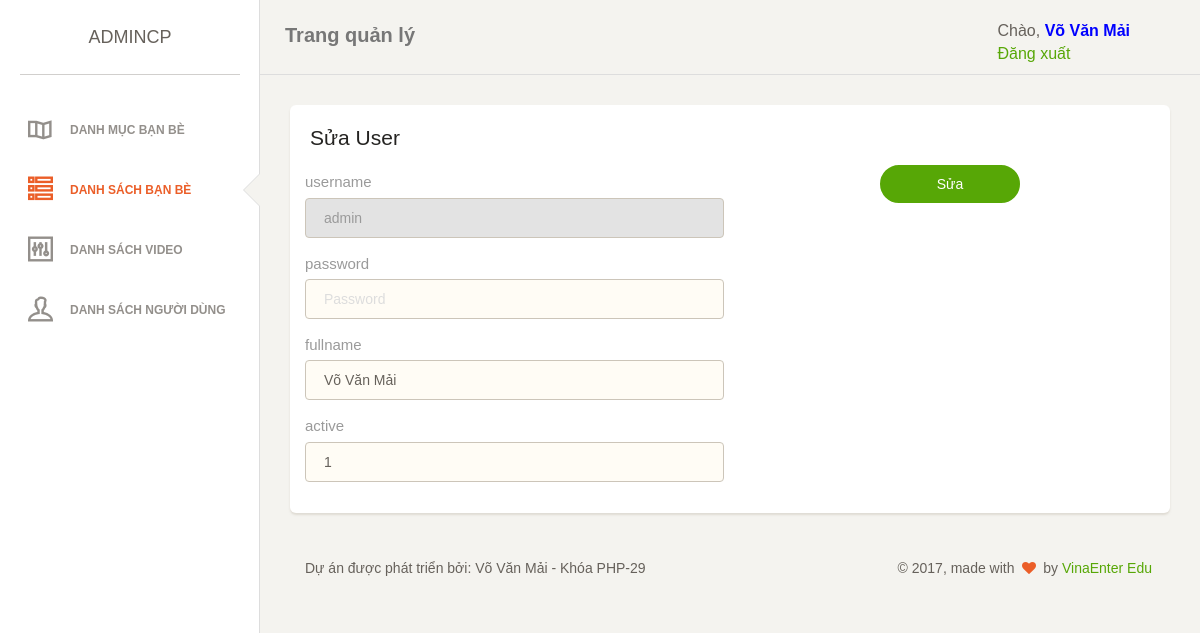
Screenshot of /admin/editUser.php?id=1 (signed in) with the database file from the repository.
### tables this page shows
CREATE TABLE `user` (
  `id` int(10) NOT NULL,
  `username` varchar(100) NOT NULL,
  `password` varchar(100) NOT NULL,
  `fullname` varchar(100) NOT NULL,
  `active` int(10) NOT NULL
);

### admin/editUser.php (the view, shortened to what this page needs)
<?php
    require_once $_SERVER['DOCUMENT_ROOT'].'/templates/admin/req/header.php';
?>
<body>
<div class="wrapper">
	<div class="sidebar" data-background-color="white" data-active-color="danger">
    	    <?php
                require_once $_SERVER['DOCUMENT_ROOT'].'/templates/admin/req/left_bar.php';
                ?>
    </div>
    <div class="main-panel">
		<nav class="navbar navbar-default">
                 <div class="container-fluid">
                <div class="navbar-header">
                    <a class="navbar-brand" href="/admin">Trang quản lý</a>
                </div>
               <?php
                    require_once $_SERVER['DOCUMENT_ROOT'].'/templates/admin/req/noi_logout.php';
                ?>
            </div>
        </nav>
        <div class="content">
            <div class="container-fluid">
                <div class="row">
                    <div class="col-lg-12 col-md-12">
                        <div class="card">
                            <div class="header">
                                <h4 class="title">Sửa User</h4>
                            </div>
                            <div class="content">
                            <?php
                                $id=$_GET['id'];
                                $query="SELECT * FROM user WHERE id={$id}";
                                $result=$mysqli->query($query);
                                $arUser=mysqli_fetch_assoc($result);
                            ?>
                                <form action="" method="post" id="form">
                                    <div class="row">
                                        <div class="col-md-6">
                                            <div class="form-group">
                                                <label>username</label>
                                                <?php
                                                    if($arUser['username']=="admin"){
                                                  ?>
                                                        <input type="text" readonly  name="username" class="form-control border-input" placeholder="Username" value="<?php echo $arUser['username'] ?>">
                                                    <?php }else{?>
                                                         <input type="text"   name="username" class="form-control border-input" placeholder="Username" value="<?php echo $arUser['username'] ?>">
                                                         <?php } ?>
                                            </div>
                                            <div class="form-group">
                                                <label>password</label>
                                                <input type="password" name="password" class="form-control border-input" placeholder="Password" value="">
                                            </div>
                                            <div class="form-group">
                                                <label>fullname</label>
                                                <input type="text" name="fullname" class="form-control border-input" placeholder="Fullname" value="<?php echo $arUser['fullname'] ?>">
                                            </div>
                                            <div class="form-group">
                                                <label>active</label>
                                                <input type="text" name="active" class="form-control border-input" placeholder="Active 0 hoặc 1" value="<?php echo $arUser['active'] ?>">
                                            </div>
                                        </div>
                                    <div class="text-center" >
                                        <input type="submit" name="sua" class="btn btn-info btn-fill btn-wd" value="Sửa" />
                                    </div>
                                    <div class="clearfix"></div>
                                </form>
                            </div>
                        </div>
                    </div>
                </div>
            </div>
        </div>
 <?php
        require_once $_SERVER['DOCUMENT_ROOT'].'/templates/admin/req/footer.php';
?>

### rows the page displays
user: username "admin", fullname "Võ Văn Mải", active "1"

### other values shown
$_SESSION['arUser']['fullname'] "Võ Văn Mải"
